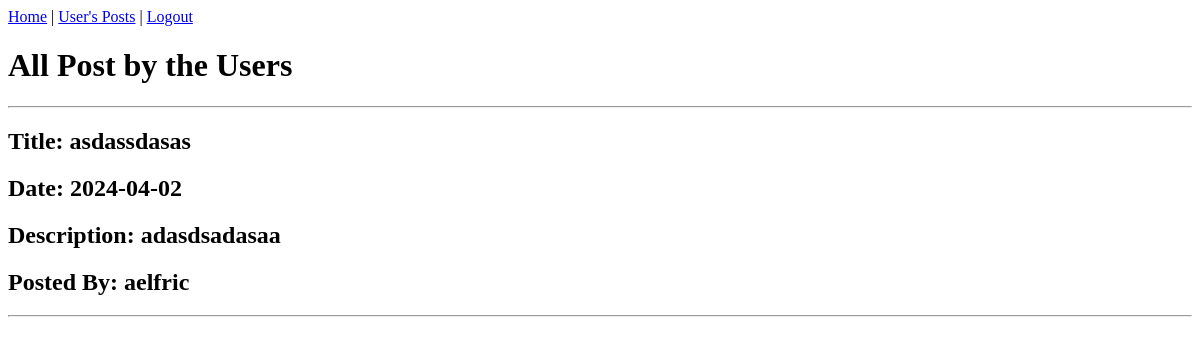
Before: /admin/user_post.php with the older database file.
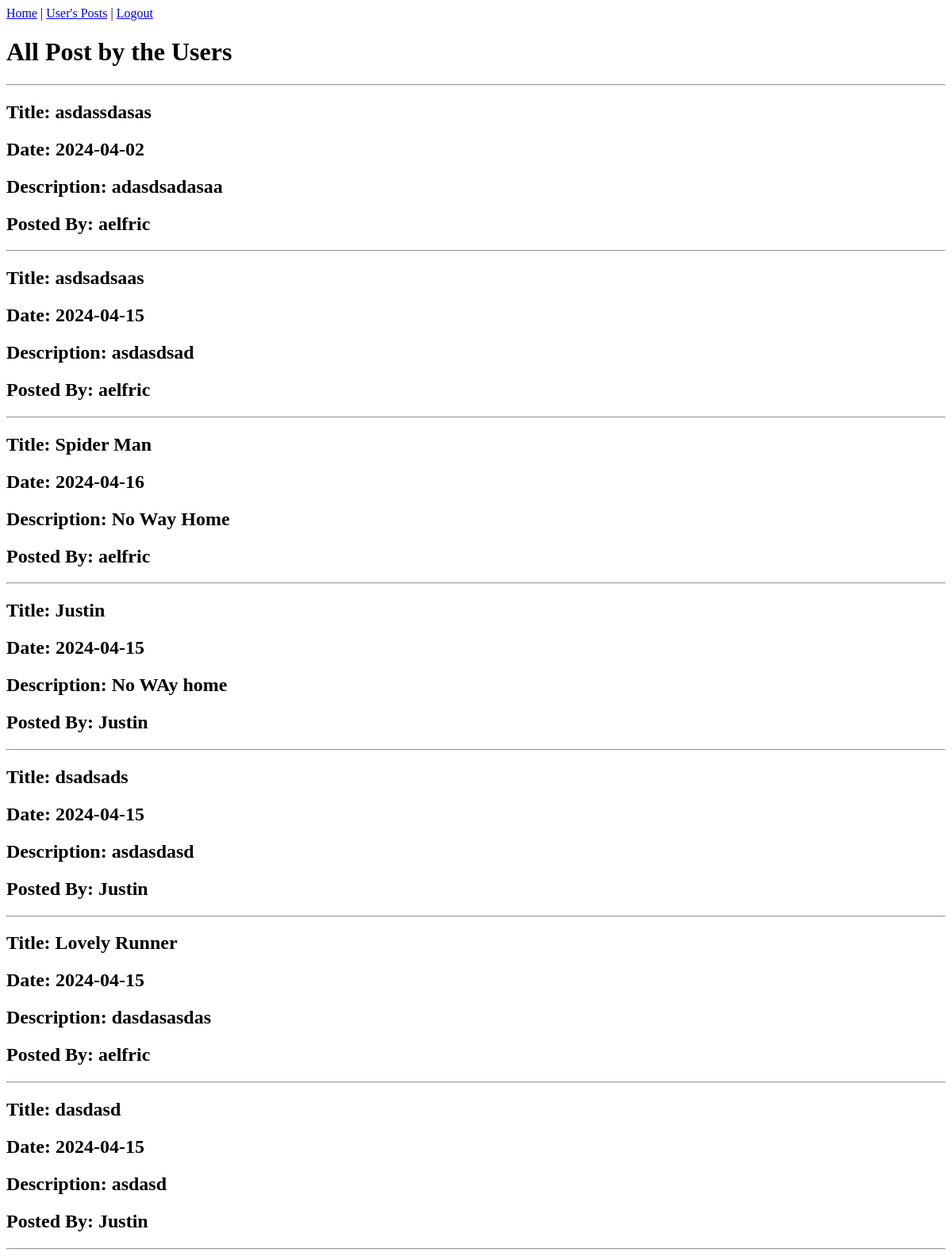
After: the same page with the newer database file.
### tables this page shows
CREATE TABLE `post` (
  `id` int(255) NOT NULL,
  `title` varchar(255) NOT NULL,
  `date` date NOT NULL,
  `desc` longtext NOT NULL,
  `postBy` varchar(255) NOT NULL
);

### admin/user_post.php (the view, shortened to what this page needs)
<?php
    include "../conn.php";
?>
<!DOCTYPE html>
<html lang="en">
<head>
</head>
<body>
    <a href="adminhome.php">Home</a> |
    <a href="user_post.php">User's Posts</a> |
    <a href="index.php">Logout</a>
    <h1>All Post by the Users</h1>
    <hr>
    <?php
        $get_users_post = mysqli_query($conn, "SELECT * FROM post");
        while($row1 = mysqli_fetch_array($get_users_post)){
            ?>
                <h2>Title: <?php echo $row1['title']; ?></h2>
                <h2>Date: <?php echo $row1['date']; ?></h2>
                <h2>Description: <?php echo $row1['desc']; ?></h2>
                <h2>Posted By: <?php echo $row1['postBy']; ?> </h2>
                <hr>
            <?php
        }
    ?>
</body>
</html>

Changed rows visible on the page:
added post: title "asdsadsaas", date "2024-04-15", desc "asdasdsad", postBy "aelfric"
added post: title "Spider Man", date "2024-04-16", desc "No Way Home", postBy "aelfric"
added post: title "Justin", date "2024-04-15", desc "No WAy home", postBy "Justin"
added post: title "dsadsads", date "2024-04-15", desc "asdasdasd", postBy "Justin"
added post: title "Lovely Runner", date "2024-04-15", desc "dasdasasdas", postBy "aelfric"
added post: title "dasdasd", date "2024-04-15", desc "asdasd", postBy "Justin"
